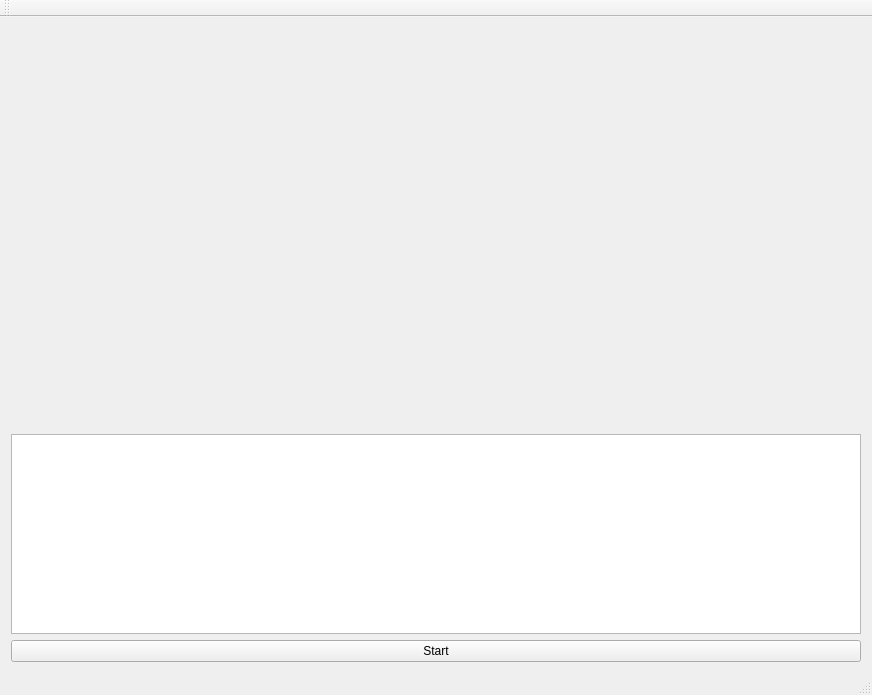
<?xml version="1.0" encoding="UTF-8"?>
<ui version="4.0">
 <class>MainWindow</class>
 <widget class="QMainWindow" name="MainWindow">
  <property name="geometry">
   <rect>
    <x>0</x>
    <y>0</y>
    <width>872</width>
    <height>695</height>
   </rect>
  </property>
  <property name="windowTitle">
   <string>MainWindow</string>
  </property>
  <widget class="QWidget" name="centralWidget">
   <layout class="QVBoxLayout" name="verticalLayout" stretch="2,1,0">
    <item>
     <widget class="QLabel" name="image">
      <property name="text">
       <string/>
      </property>
      <property name="pixmap">
       <pixmap>one.png</pixmap>
      </property>
      <property name="scaledContents">
       <bool>false</bool>
      </property>
     </widget>
    </item>
    <item>
     <widget class="QPlainTextEdit" name="log">
      <property name="readOnly">
       <bool>true</bool>
      </property>
     </widget>
    </item>
    <item>
     <widget class="QPushButton" name="pushButton">
      <property name="text">
       <string>Start</string>
      </property>
     </widget>
    </item>
   </layout>
  </widget>
  <widget class="QMenuBar" name="menuBar">
   <property name="geometry">
    <rect>
     <x>0</x>
     <y>0</y>
     <width>872</width>
     <height>25</height>
    </rect>
   </property>
  </widget>
  <widget class="QToolBar" name="mainToolBar">
   <attribute name="toolBarArea">
    <enum>TopToolBarArea</enum>
   </attribute>
   <attribute name="toolBarBreak">
    <bool>false</bool>
   </attribute>
  </widget>
  <widget class="QStatusBar" name="statusBar"/>
 </widget>
 <layoutdefault spacing="6" margin="11"/>
 <resources/>
 <connections/>
</ui>
